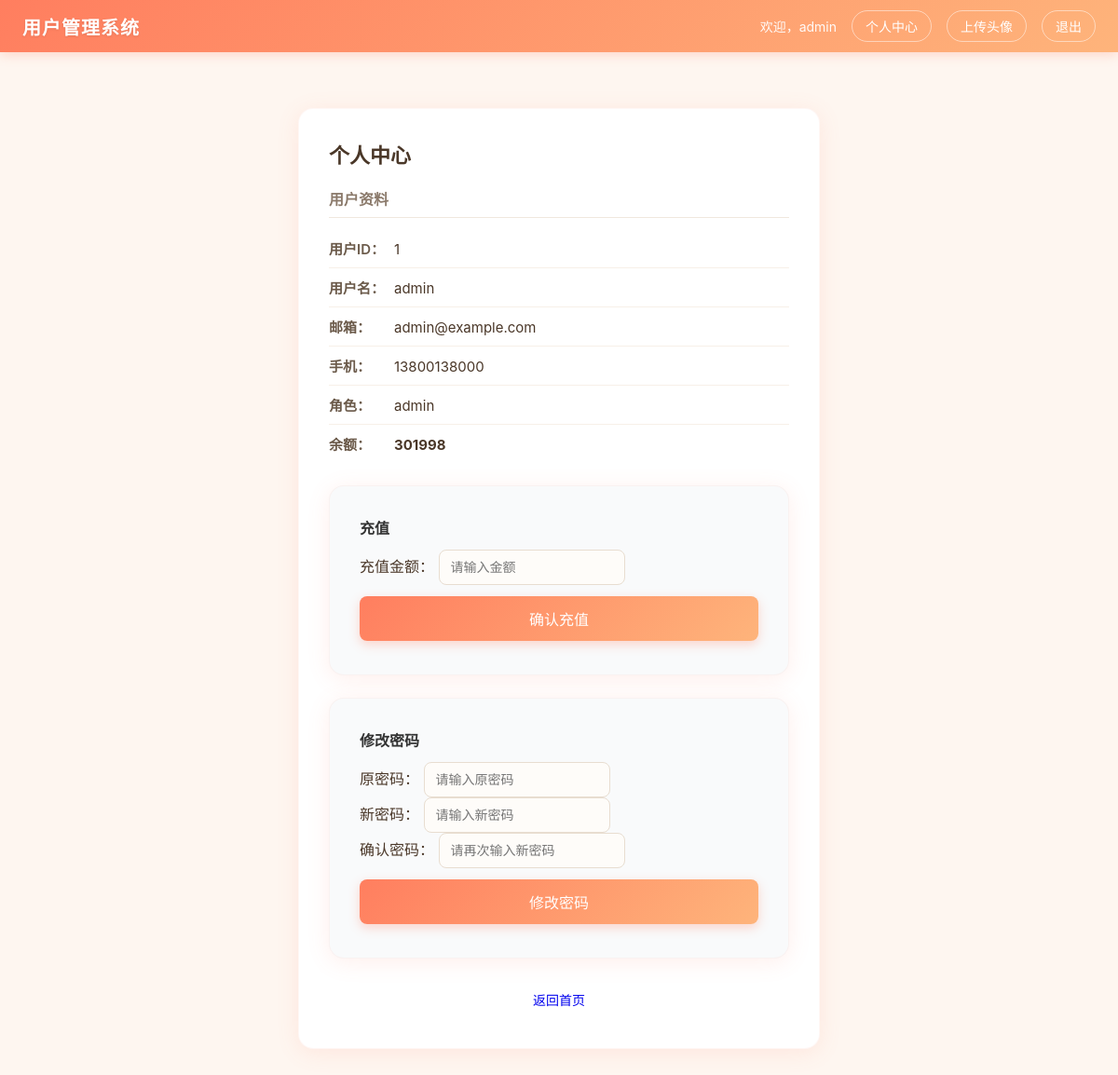
/profile?user_id=1 (signed in), run on the app's committed database.
### tables this page shows
CREATE TABLE users (
            id INTEGER PRIMARY KEY AUTOINCREMENT,
            username TEXT UNIQUE NOT NULL,
            password TEXT NOT NULL,
            email TEXT,
            phone TEXT,
            role TEXT DEFAULT 'user',
            balance INTEGER DEFAULT 0
        );

### app.py (the view)
@app.route("/profile")
def profile():
    username = session.get("username")
    if not username:
        return redirect(url_for("login"))
    user_id = request.args.get("user_id", "")
    if not user_id:
        return render_template("profile.html", error="缺少 user_id 参数", profile_user=None)
    if str(user_id) != str(session.get("user_id")):
        return render_template("profile.html", error="无权查看该用户资料", profile_user=None)
    conn = sqlite3.connect("data/users.db")
    conn.row_factory = sqlite3.Row
    c = conn.cursor()
    c.execute("SELECT id, username, email, phone, role, balance FROM users WHERE id = ?", (user_id,))
    row = c.fetchone()
    conn.close()
    if not row:
        return render_template("profile.html", error="用户不存在", profile_user=None)
    profile_user = dict(row)
    return render_template("profile.html", profile_user=profile_user, error=None)

### templates/profile.html (shortened to what this page needs)
{% extends "base.html" %}
{% block content %}
<div class="card">
    <h2 class="card-title">个人中心</h2>
    {% if profile_user %}
    <div class="user-info">
        <h3>用户资料</h3>
        <ul class="info-list">
            <li><span class="info-label">用户ID：</span>{{ profile_user.id }}</li>
            <li><span class="info-label">用户名：</span>{{ profile_user.username }}</li>
            <li><span class="info-label">邮箱：</span>{{ profile_user.email }}</li>
            <li><span class="info-label">手机：</span>{{ profile_user.phone }}</li>
            <li><span class="info-label">角色：</span>{{ profile_user.role }}</li>
            <li><span class="info-label" style="font-weight:bold;">余额：</span><strong>{{ profile_user.balance }}</strong></li>
        </ul>
    </div>
    <div class="card" style="margin-top:24px; background:#f9fafb;">
        <h3 style="font-size:16px; color:#333; margin-bottom:12px;">充值</h3>
        <form method="POST" action="/recharge" class="search-form">
            <div class="upload-group">
                <label for="amount" class="upload-label">充值金额：</label>
                <input type="number" id="amount" name="amount" class="search-input" placeholder="请输入金额" required style="width:200px;">
            </div>
            <button type="submit" class="btn btn-primary" style="margin-top:12px;">确认充值</button>
        </form>
    </div>
    {% endif %}
    <div class="card" style="margin-top:24px; background:#f9fafb;">
        <h3 style="font-size:16px; color:#333; margin-bottom:12px;">修改密码</h3>
        <form method="POST" action="/change-password" class="search-form">
            <div class="upload-group">
                <label for="old_password" class="upload-label">原密码：</label>
                <input type="password" id="old_password" name="old_password" class="search-input" placeholder="请输入原密码" required style="width:200px;">
            </div>
            <div class="upload-group">
                <label for="new_password" class="upload-label">新密码：</label>
                <input type="password" id="new_password" name="new_password" class="search-input" placeholder="请输入新密码" required style="width:200px;">
            </div>
            <div class="upload-group">
                <label for="confirm_password" class="upload-label">确认密码：</label>
                <input type="password" id="confirm_password" name="confirm_password" class="search-input" placeholder="请再次输入新密码" required style="width:200px;">
            </div>
            <button type="submit" class="btn btn-primary" style="margin-top:12px;">修改密码</button>
        </form>
    </div>
    <div style="margin-top:24px; text-align:center;">
        <a href="/" class="btn btn-secondary">返回首页</a>
    </div>
</div>
{% endblock %}

### static/css/style.css (style rules this page uses)
* { margin: 0; padding: 0; box-sizing: border-box; }
body { font-family: -apple-system, BlinkMacSystemFont, "Segoe UI", Roboto, "Helvetica Neue", Arial, sans-serif; background: #fef6f0; min-height: 100vh; color: #4a3728; }
.card { background: white; border-radius: 16px; box-shadow: 0 4px 24px rgba(255, 126, 95, 0.12); padding: 32px; margin-bottom: 20px; border: 1px solid rgba(255, 126, 95, 0.06); }
.card-title { font-size: 22px; font-weight: 600; margin-bottom: 20px; color: #4a3728; }
.btn { display: inline-block; padding: 10px 24px; font-size: 14px; font-weight: 500; border: none; border-radius: 8px; cursor: pointer; text-decoration: none; transition: all 0.2s; }
.btn-primary { background: linear-gradient(135deg, #ff7e5f, #feb47b); color: white; width: 100%; padding: 12px; font-size: 16px; box-shadow: 0 4px 12px rgba(255, 126, 95, 0.3); }
.user-info { margin-top: 8px; }
.user-info h3 { font-size: 16px; color: #8b7a6b; margin-bottom: 12px; padding-bottom: 8px; border-bottom: 1px solid #f0e8de; }
.info-list { list-style: none; padding: 0; }
.info-list li { padding: 10px 0; font-size: 15px; border-bottom: 1px solid #f7f0e8; }
.info-list li:last-child { border-bottom: none; }
.info-label { font-weight: 600; color: #6b5a4a; display: inline-block; width: 70px; }
.search-form { margin-bottom: 4px; }
.search-input { flex: 1; padding: 10px 12px; border: 1px solid #e8ddd0; border-radius: 8px; font-size: 14px; outline: none; transition: border-color 0.2s, box-shadow 0.2s; background: #fefcf9; }

### data on the page
users: id "1", username "admin", email "admin@example.com", phone "13800138000", role "admin", balance "301998"

### other printed values
{{ session['username'] }} "admin"
